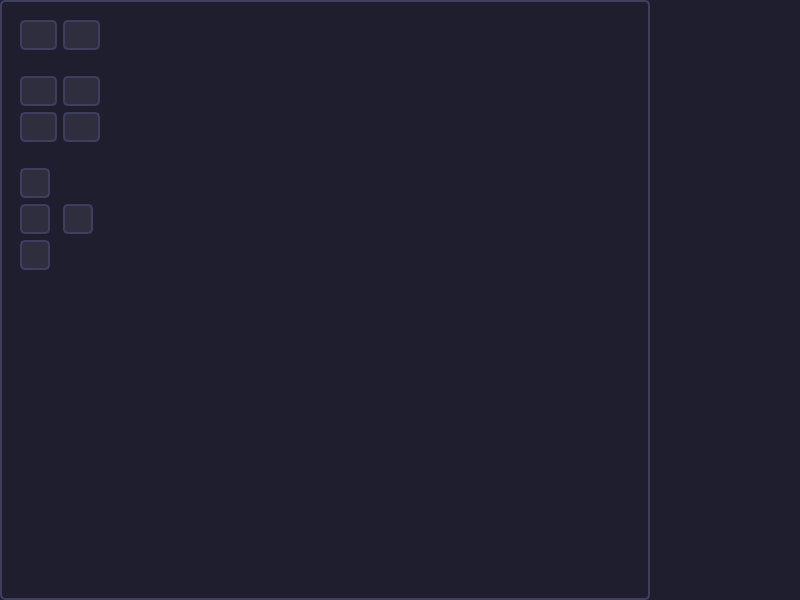
<?xml version="1.0" encoding="UTF-8"?>
<ui version="4.0">
 <class>MainWindow</class>
 <widget class="QMainWindow" name="MainWindow">
  <property name="geometry">
   <rect>
    <x>0</x>
    <y>0</y>
    <width>800</width>
    <height>600</height>
   </rect>
  </property>
  <property name="contextMenuPolicy">
   <enum>Qt::NoContextMenu</enum>
  </property>
  <property name="windowTitle">
   <string>QrHead</string>
  </property>
  <property name="windowIcon">
   <iconset>
    <normaloff>:/new/prefix1/img/markIcon_270.png</normaloff>:/new/prefix1/img/markIcon_270.png</iconset>
  </property>
  <property name="toolTipDuration">
   <number>1</number>
  </property>
  <property name="statusTip">
   <string/>
  </property>
  <property name="styleSheet">
   <string notr="true">background-color: #1e1e2e; /* Тёмно-синий фон */
color: #ffffff; /* Белый цвет текста */
selection-background-color: #ff9800;</string>
  </property>
  <widget class="QWidget" name="centralwidget">
   <widget class="QGraphicsView" name="workArea">
    <property name="geometry">
     <rect>
      <x>0</x>
      <y>0</y>
      <width>650</width>
      <height>600</height>
     </rect>
    </property>
    <property name="minimumSize">
     <size>
      <width>650</width>
      <height>600</height>
     </size>
    </property>
    <property name="maximumSize">
     <size>
      <width>10000</width>
      <height>1000000</height>
     </size>
    </property>
    <property name="autoFillBackground">
     <bool>false</bool>
    </property>
    <property name="styleSheet">
     <string notr="true">/* QGraphicsView */
QGraphicsView {
    background-color: #1e1e2e; /* Тёмно-синий фон */
    border: 2px solid #3e3e5e; /* Тёмная граница */
    border-radius: 5px;
}

/* Полосы прокрутки в QGraphicsView */
QGraphicsView QScrollBar:vertical {
    background: #2e2e3e;
    width: 15px;
    margin: 0px;
}

QGraphicsView QScrollBar::handle:vertical {
    background: #555555;
    min-height: 20px;
    border-radius: 7px;
}

QGraphicsView QScrollBar::add-line:vertical,
QGraphicsView QScrollBar::sub-line:vertical {
    background: #2e2e3e;
    height: 0px;
}

QGraphicsView QScrollBar::add-page:vertical,
QGraphicsView QScrollBar::sub-page:vertical {
    background: none;
}

QGraphicsView QScrollBar:horizontal {
    background: #2e2e3e;
    height: 15px;
    margin: 0px;
}

QGraphicsView QScrollBar::handle:horizontal {
    background: #555555;
    min-width: 20px;
    border-radius: 7px;
}

QGraphicsView QScrollBar::add-line:horizontal,
QGraphicsView QScrollBar::sub-line:horizontal {
    background: #2e2e3e;
    width: 0px;
}

QGraphicsView QScrollBar::add-page:horizontal,
QGraphicsView QScrollBar::sub-page:horizontal {
    background: none;
}

/* Элементы внутри QGraphicsView */
QGraphicsView QWidget {
    background-color: #2e2e3e;
    border: none;
    color: #ffffff;
}

/* Элементы при наведении и взаимодействии */
QGraphicsView QWidget:hover {
    border: 1px solid #ff9800; /* Оранжевая граница при наведении */
}

QGraphicsView QWidget:focus {
    border: 1px solid #ff9800; /* Оранжевая граница при фокусе */
}</string>
    </property>
    <property name="frameShape">
     <enum>QFrame::StyledPanel</enum>
    </property>
    <property name="verticalScrollBarPolicy">
     <enum>Qt::ScrollBarAlwaysOff</enum>
    </property>
    <property name="horizontalScrollBarPolicy">
     <enum>Qt::ScrollBarAlwaysOff</enum>
    </property>
    <property name="renderHints">
     <set>QPainter::Antialiasing|QPainter::TextAntialiasing</set>
    </property>
    <property name="dragMode">
     <enum>QGraphicsView::ScrollHandDrag</enum>
    </property>
    <property name="transformationAnchor">
     <enum>QGraphicsView::AnchorViewCenter</enum>
    </property>
    <property name="viewportUpdateMode">
     <enum>QGraphicsView::MinimalViewportUpdate</enum>
    </property>
   </widget>
   <widget class="QWidget" name="buttonsWidget" native="true">
    <property name="geometry">
     <rect>
      <x>20</x>
      <y>20</y>
      <width>80</width>
      <height>250</height>
     </rect>
    </property>
    <property name="minimumSize">
     <size>
      <width>60</width>
      <height>250</height>
     </size>
    </property>
    <property name="maximumSize">
     <size>
      <width>90</width>
      <height>250</height>
     </size>
    </property>
    <property name="styleSheet">
     <string notr="true">background: transparent;
</string>
    </property>
    <layout class="QGridLayout" name="gridLayout">
     <item row="6" column="1">
      <widget class="QPushButton" name="duplicateRightMarkButton">
       <property name="minimumSize">
        <size>
         <width>30</width>
         <height>30</height>
        </size>
       </property>
       <property name="maximumSize">
        <size>
         <width>30</width>
         <height>30</height>
        </size>
       </property>
       <property name="toolTip">
        <string>Copy right(Right arrow)</string>
       </property>
       <property name="toolTipDuration">
        <number>-1</number>
       </property>
       <property name="styleSheet">
        <string notr="true">QPushButton {
    background-color: #2e2e3e; /* Тёмно-синий цвет кнопки */
    border: 2px solid #3e3e5e; /* Более тёмная граница */
    border-radius: 5px;
    padding: 5px;
}

QPushButton:hover {
    border: 2px solid #ff9800; /* Оранжевая граница при наведении */
}

QPushButton:pressed {
    background-color: #ff9800; /* Оранжевый фон при нажатии */
    border: 2px solid #ff9800;
    color: #1e1e2e; /* Тёмный цвет текста при нажатии */
}

QPushButton:disabled {
    background-color: #3e3e5e;
    border: 2px solid #3e3e5e;
    color: #7e7e8e;
}</string>
       </property>
       <property name="text">
        <string/>
       </property>
       <property name="icon">
        <iconset>
         <normaloff>../img/duplicateRightMarkIcon.png</normaloff>../img/duplicateRightMarkIcon.png</iconset>
       </property>
       <property name="iconSize">
        <size>
         <width>20</width>
         <height>20</height>
        </size>
       </property>
      </widget>
     </item>
     <item row="0" column="1">
      <widget class="QPushButton" name="saveMarkButton">
       <property name="minimumSize">
        <size>
         <width>30</width>
         <height>30</height>
        </size>
       </property>
       <property name="toolTip">
        <string>Save(Ctrl + S)</string>
       </property>
       <property name="styleSheet">
        <string notr="true">QPushButton {
    background-color: #2e2e3e; /* Тёмно-синий цвет кнопки */
    border: 2px solid #3e3e5e; /* Более тёмная граница */
    border-radius: 5px;
    padding: 5px;
}

QPushButton:hover {
    border: 2px solid #ff9800; /* Оранжевая граница при наведении */
}

QPushButton:pressed {
    background-color: #ff9800; /* Оранжевый фон при нажатии */
    border: 2px solid #ff9800;
    color: #1e1e2e; /* Тёмный цвет текста при нажатии */
}

QPushButton:disabled {
    background-color: #3e3e5e;
    border: 2px solid #3e3e5e;
    color: #7e7e8e;
}</string>
       </property>
       <property name="text">
        <string/>
       </property>
       <property name="icon">
        <iconset theme="document-save">
         <normaloff>.</normaloff>.</iconset>
       </property>
       <property name="iconSize">
        <size>
         <width>20</width>
         <height>20</height>
        </size>
       </property>
      </widget>
     </item>
     <item row="1" column="0">
      <spacer name="verticalSpacer">
       <property name="orientation">
        <enum>Qt::Vertical</enum>
       </property>
       <property name="sizeHint" stdset="0">
        <size>
         <width>10</width>
         <height>42</height>
        </size>
       </property>
      </spacer>
     </item>
     <item row="6" column="0">
      <widget class="QPushButton" name="duplicateLeftMarkButton">
       <property name="minimumSize">
        <size>
         <width>30</width>
         <height>30</height>
        </size>
       </property>
       <property name="maximumSize">
        <size>
         <width>30</width>
         <height>30</height>
        </size>
       </property>
       <property name="toolTip">
        <string>Copy left(Left arrow)</string>
       </property>
       <property name="toolTipDuration">
        <number>-1</number>
       </property>
       <property name="styleSheet">
        <string notr="true">QPushButton {
    background-color: #2e2e3e; /* Тёмно-синий цвет кнопки */
    border: 2px solid #3e3e5e; /* Более тёмная граница */
    border-radius: 5px;
    padding: 5px;
}

QPushButton:hover {
    border: 2px solid #ff9800; /* Оранжевая граница при наведении */
}

QPushButton:pressed {
    background-color: #ff9800; /* Оранжевый фон при нажатии */
    border: 2px solid #ff9800;
    color: #1e1e2e; /* Тёмный цвет текста при нажатии */
}

QPushButton:disabled {
    background-color: #3e3e5e;
    border: 2px solid #3e3e5e;
    color: #7e7e8e;
}</string>
       </property>
       <property name="text">
        <string/>
       </property>
       <property name="icon">
        <iconset>
         <normaloff>../img/duplicateLeftMarkIcon.png</normaloff>../img/duplicateLeftMarkIcon.png</iconset>
       </property>
       <property name="iconSize">
        <size>
         <width>20</width>
         <height>20</height>
        </size>
       </property>
      </widget>
     </item>
     <item row="5" column="0">
      <widget class="QPushButton" name="duplicateUpMarkButton">
       <property name="minimumSize">
        <size>
         <width>30</width>
         <height>30</height>
        </size>
       </property>
       <property name="maximumSize">
        <size>
         <width>30</width>
         <height>30</height>
        </size>
       </property>
       <property name="toolTip">
        <string>Copy up(Up arrow)</string>
       </property>
       <property name="toolTipDuration">
        <number>-1</number>
       </property>
       <property name="styleSheet">
        <string notr="true">QPushButton {
    background-color: #2e2e3e; /* Тёмно-синий цвет кнопки */
    border: 2px solid #3e3e5e; /* Более тёмная граница */
    border-radius: 5px;
    padding: 5px;
}

QPushButton:hover {
    border: 2px solid #ff9800; /* Оранжевая граница при наведении */
}

QPushButton:pressed {
    background-color: #ff9800; /* Оранжевый фон при нажатии */
    border: 2px solid #ff9800;
    color: #1e1e2e; /* Тёмный цвет текста при нажатии */
}

QPushButton:disabled {
    background-color: #3e3e5e;
    border: 2px solid #3e3e5e;
    color: #7e7e8e;
}</string>
       </property>
       <property name="text">
        <string/>
       </property>
       <property name="icon">
        <iconset>
         <normaloff>../img/duplicateUpMarkIcon.png</normaloff>../img/duplicateUpMarkIcon.png</iconset>
       </property>
       <property name="iconSize">
        <size>
         <width>20</width>
         <height>20</height>
        </size>
       </property>
      </widget>
     </item>
     <item row="2" column="0">
      <widget class="QPushButton" name="addMarkButton">
       <property name="minimumSize">
        <size>
         <width>30</width>
         <height>30</height>
        </size>
       </property>
       <property name="toolTip">
        <string>Add mark(Ctrl + N)</string>
       </property>
       <property name="statusTip">
        <string/>
       </property>
       <property name="whatsThis">
        <string/>
       </property>
       <property name="accessibleName">
        <string/>
       </property>
       <property name="accessibleDescription">
        <string/>
       </property>
       <property name="styleSheet">
        <string notr="true">QPushButton {
    background-color: #2e2e3e; /* Тёмно-синий цвет кнопки */
    border: 2px solid #3e3e5e; /* Более тёмная граница */
    border-radius: 5px;
    padding: 5px;
}

QPushButton:hover {
    border: 2px solid #ff9800; /* Оранжевая граница при наведении */
}

QPushButton:pressed {
    background-color: #ff9800; /* Оранжевый фон при нажатии */
    border: 2px solid #ff9800;
    color: #1e1e2e; /* Тёмный цвет текста при нажатии */
}

QPushButton:disabled {
    background-color: #3e3e5e;
    border: 2px solid #3e3e5e;
    color: #7e7e8e;
}</string>
       </property>
       <property name="text">
        <string/>
       </property>
       <property name="icon">
        <iconset theme="list-add">
         <normaloff>.</normaloff>.</iconset>
       </property>
       <property name="iconSize">
        <size>
         <width>20</width>
         <height>20</height>
        </size>
       </property>
      </widget>
     </item>
     <item row="3" column="0">
      <widget class="QPushButton" name="removeMarkButton">
       <property name="minimumSize">
        <size>
         <width>30</width>
         <height>30</height>
        </size>
       </property>
       <property name="toolTip">
        <string>Remove mark(Del)</string>
       </property>
       <property name="styleSheet">
        <string notr="true">QPushButton {
    background-color: #2e2e3e; /* Тёмно-синий цвет кнопки */
    border: 2px solid #3e3e5e; /* Более тёмная граница */
    border-radius: 5px;
    padding: 5px;
}

QPushButton:hover {
    border: 2px solid #ff9800; /* Оранжевая граница при наведении */
}

QPushButton:pressed {
    background-color: #ff9800; /* Оранжевый фон при нажатии */
    border: 2px solid #ff9800;
    color: #1e1e2e; /* Тёмный цвет текста при нажатии */
}

QPushButton:disabled {
    background-color: #3e3e5e;
    border: 2px solid #3e3e5e;
    color: #7e7e8e;
}</string>
       </property>
       <property name="text">
        <string/>
       </property>
       <property name="icon">
        <iconset theme="edit-delete">
         <normaloff>.</normaloff>.</iconset>
       </property>
       <property name="iconSize">
        <size>
         <width>20</width>
         <height>20</height>
        </size>
       </property>
      </widget>
     </item>
     <item row="2" column="1">
      <widget class="QPushButton" name="rotateMarkButton">
       <property name="minimumSize">
        <size>
         <width>30</width>
         <height>30</height>
        </size>
       </property>
       <property name="toolTip">
        <string>Rotate mark(Ctrl + &gt;)</string>
       </property>
       <property name="styleSheet">
        <string notr="true">QPushButton {
    background-color: #2e2e3e; /* Тёмно-синий цвет кнопки */
    border: 2px solid #3e3e5e; /* Более тёмная граница */
    border-radius: 5px;
    padding: 5px;
}

QPushButton:hover {
    border: 2px solid #ff9800; /* Оранжевая граница при наведении */
}

QPushButton:pressed {
    background-color: #ff9800; /* Оранжевый фон при нажатии */
    border: 2px solid #ff9800;
    color: #1e1e2e; /* Тёмный цвет текста при нажатии */
}

QPushButton:disabled {
    background-color: #3e3e5e;
    border: 2px solid #3e3e5e;
    color: #7e7e8e;
}</string>
       </property>
       <property name="text">
        <string/>
       </property>
       <property name="icon">
        <iconset>
         <normaloff>../img/rotateMarkIcon.png</normaloff>../img/rotateMarkIcon.png</iconset>
       </property>
       <property name="iconSize">
        <size>
         <width>20</width>
         <height>20</height>
        </size>
       </property>
       <property name="shortcut">
        <string>Ctrl+.</string>
       </property>
      </widget>
     </item>
     <item row="0" column="0">
      <widget class="QPushButton" name="loadMarkButton">
       <property name="minimumSize">
        <size>
         <width>30</width>
         <height>30</height>
        </size>
       </property>
       <property name="toolTip">
        <string>Load(Ctrl + L)</string>
       </property>
       <property name="styleSheet">
        <string notr="true">QPushButton {
    background-color: #2e2e3e; /* Тёмно-синий цвет кнопки */
    border: 2px solid #3e3e5e; /* Более тёмная граница */
    border-radius: 5px;
    padding: 5px;
}

QPushButton:hover {
    border: 2px solid #ff9800; /* Оранжевая граница при наведении */
}

QPushButton:pressed {
    background-color: #ff9800; /* Оранжевый фон при нажатии */
    border: 2px solid #ff9800;
    color: #1e1e2e; /* Тёмный цвет текста при нажатии */
}

QPushButton:disabled {
    background-color: #3e3e5e;
    border: 2px solid #3e3e5e;
    color: #7e7e8e;
}</string>
       </property>
       <property name="text">
        <string/>
       </property>
       <property name="icon">
        <iconset theme="document-open">
         <normaloff>.</normaloff>.</iconset>
       </property>
       <property name="iconSize">
        <size>
         <width>20</width>
         <height>20</height>
        </size>
       </property>
      </widget>
     </item>
     <item row="3" column="1">
      <widget class="QPushButton" name="moveToMarkButton">
       <property name="minimumSize">
        <size>
         <width>30</width>
         <height>30</height>
        </size>
       </property>
       <property name="toolTip">
        <string>Move mark(Ctrl + X)</string>
       </property>
       <property name="styleSheet">
        <string notr="true">QPushButton {
    background-color: #2e2e3e; /* Тёмно-синий цвет кнопки */
    border: 2px solid #3e3e5e; /* Более тёмная граница */
    border-radius: 5px;
    padding: 5px;
}

QPushButton:hover {
    border: 2px solid #ff9800; /* Оранжевая граница при наведении */
}

QPushButton:pressed {
    background-color: #ff9800; /* Оранжевый фон при нажатии */
    border: 2px solid #ff9800;
    color: #1e1e2e; /* Тёмный цвет текста при нажатии */
}

QPushButton:disabled {
    background-color: #3e3e5e;
    border: 2px solid #3e3e5e;
    color: #7e7e8e;
}</string>
       </property>
       <property name="text">
        <string/>
       </property>
       <property name="icon">
        <iconset>
         <normaloff>../img/moveToMarkIcon.png</normaloff>../img/moveToMarkIcon.png</iconset>
       </property>
       <property name="iconSize">
        <size>
         <width>20</width>
         <height>20</height>
        </size>
       </property>
      </widget>
     </item>
     <item row="7" column="0">
      <widget class="QPushButton" name="duplicateDownMarkButton">
       <property name="minimumSize">
        <size>
         <width>30</width>
         <height>30</height>
        </size>
       </property>
       <property name="maximumSize">
        <size>
         <width>30</width>
         <height>30</height>
        </size>
       </property>
       <property name="toolTip">
        <string>Copy down(Down arrow)</string>
       </property>
       <property name="toolTipDuration">
        <number>-1</number>
       </property>
       <property name="styleSheet">
        <string notr="true">QPushButton {
    background-color: #2e2e3e; /* Тёмно-синий цвет кнопки */
    border: 2px solid #3e3e5e; /* Более тёмная граница */
    border-radius: 5px;
    padding: 5px;
}

QPushButton:hover {
    border: 2px solid #ff9800; /* Оранжевая граница при наведении */
}

QPushButton:pressed {
    background-color: #ff9800; /* Оранжевый фон при нажатии */
    border: 2px solid #ff9800;
    color: #1e1e2e; /* Тёмный цвет текста при нажатии */
}

QPushButton:disabled {
    background-color: #3e3e5e;
    border: 2px solid #3e3e5e;
    color: #7e7e8e;
}</string>
       </property>
       <property name="text">
        <string/>
       </property>
       <property name="icon">
        <iconset>
         <normaloff>../img/duplicateDownMarkIcon.png</normaloff>../img/duplicateDownMarkIcon.png</iconset>
       </property>
       <property name="iconSize">
        <size>
         <width>20</width>
         <height>20</height>
        </size>
       </property>
      </widget>
     </item>
     <item row="4" column="0">
      <spacer name="verticalSpacer_2">
       <property name="orientation">
        <enum>Qt::Vertical</enum>
       </property>
       <property name="sizeHint" stdset="0">
        <size>
         <width>10</width>
         <height>42</height>
        </size>
       </property>
      </spacer>
     </item>
    </layout>
   </widget>
  </widget>
  <action name="actionNew">
   <property name="text">
    <string>New</string>
   </property>
  </action>
  <action name="actionSave">
   <property name="text">
    <string>Save</string>
   </property>
  </action>
  <action name="actionOpen">
   <property name="text">
    <string>Open</string>
   </property>
  </action>
  <action name="actionExit">
   <property name="text">
    <string>Exit</string>
   </property>
  </action>
 </widget>
 <resources/>
 <connections/>
</ui>
